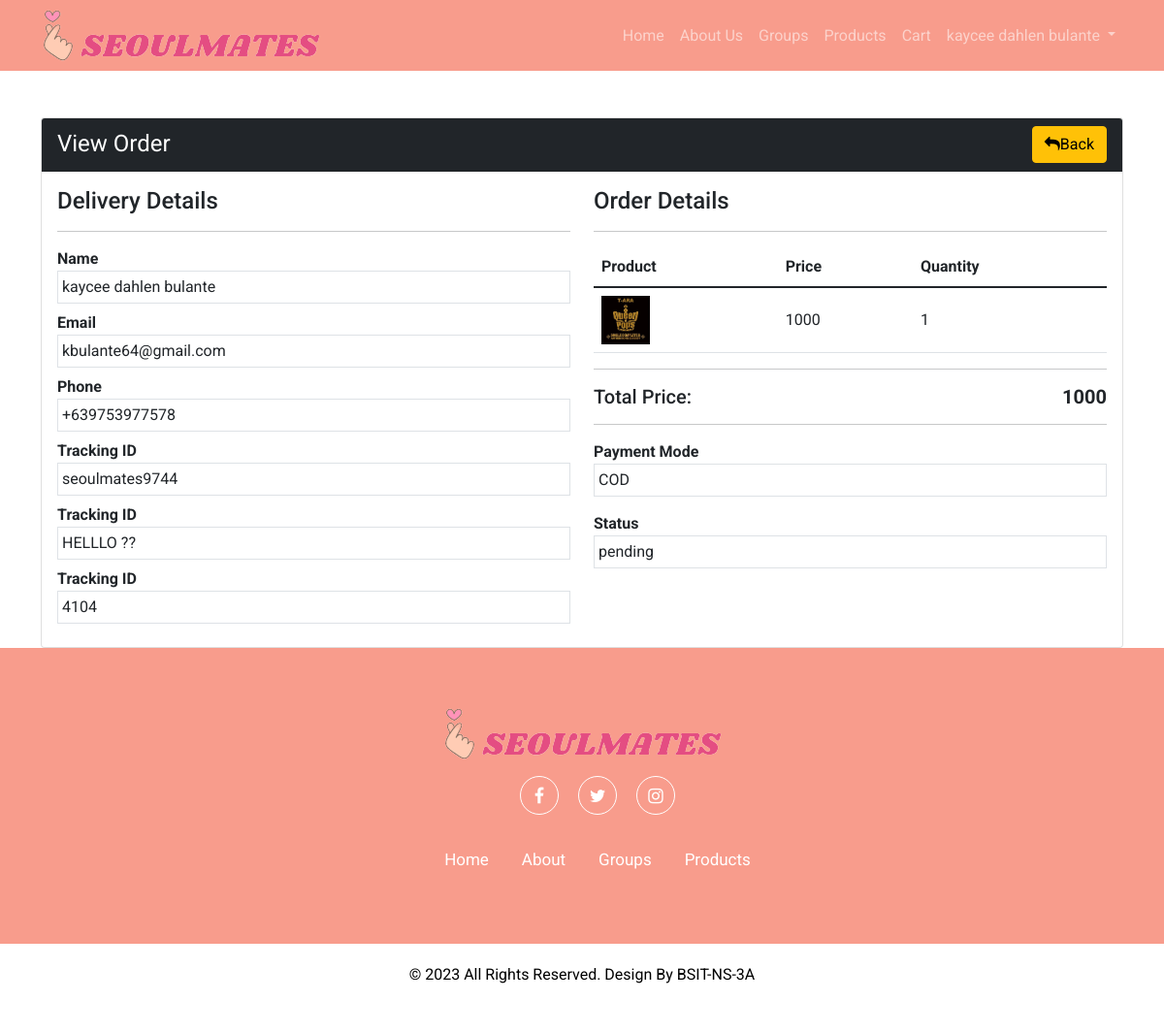
/SEOULMATES/view-order.php?t=seoulmates9744 (signed in), run on the app's committed database.
### tables this page shows
CREATE TABLE `orders` (
  `id` int(11) NOT NULL,
  `tracking_id` varchar(191) NOT NULL,
  `user_id` int(191) NOT NULL,
  `name` varchar(191) NOT NULL,
  `email` varchar(191) NOT NULL,
  `phone` varchar(191) NOT NULL,
  `address` mediumtext NOT NULL,
  `pincode` int(191) NOT NULL,
  `total_price` int(191) NOT NULL,
  `payment_mode` varchar(191) NOT NULL,
  `payment_id` varchar(191) DEFAULT NULL,
  `status` tinyint(4) NOT NULL DEFAULT 0,
  `created_at` timestamp NOT NULL DEFAULT current_timestamp()
);

CREATE TABLE `products` (
  `id` int(11) NOT NULL,
  `category_id` int(11) NOT NULL,
  `product_title` varchar(191) NOT NULL,
  `product_description` mediumtext NOT NULL,
  `price` int(11) NOT NULL,
  `image` varchar(191) NOT NULL,
  `qty` int(11) NOT NULL,
  `best` int(11) NOT NULL,
  `created_at` timestamp NOT NULL DEFAULT current_timestamp() ON UPDATE current_timestamp()
);

CREATE TABLE `order_items` (
  `id` int(11) NOT NULL,
  `order_id` int(191) NOT NULL,
  `prod_id` int(191) NOT NULL,
  `qty` int(191) NOT NULL,
  `price` int(191) NOT NULL,
  `created_at` timestamp NOT NULL DEFAULT current_timestamp()
);

### SEOULMATES/functions/userfunctions.php (called while the page is built, shortened)
<?php
include('config/dbcon.php');
function checkTrackingNoValid($trackingNo)
{
    global $con;
    $userId = $_SESSION['auth_user']['user_id'];
    $query = "SELECT * FROM orders WHERE tracking_id='$trackingNo' AND user_id='$userId'";
    return  mysqli_query($con, $query);
}
?>

### SEOULMATES/view-order.php (the view, shortened to what this page needs)
<?php
include('functions/userfunctions.php');
include("includes/header.php");
if(isset($_GET['t']))
{
    $tracking_no = $_GET['t'];
    $orderData = checkTrackingNoValid($tracking_no);
        ?>
        <?php
}
else{
    ?>
    <h4>Something went wrong</h4>
    <?php
    die();
}
$data=mysqli_fetch_array($orderData);
?>
<div class="py-5">
    <div class="container">
        <div class="">
        <div class="row">
            <div class="col-md-12">
                <div class="card">
                    <div class="card-header bg-dark">
                        <span class="text-white fs-4">View Order</span>
                        <a href="my-orders.php" class="btn btn-warning float-end"><i class="fa fa-reply"></i>Back</a>
                    </div>
                    <div class="card-body">
                        <div class="row">
                            <div class="col-md-6">
                                <h4>Delivery Details</h4>
                                <hr>
                                <div class="row">
                                    <div class="col-md-12 mb-2">
                                        <label class="fw-bold">Name</label>
                                        <div class="border p-1">
                                            <?= $data['name'];?>
                                        </div>
                                    </div>
                                    <div class="col-md-12 mb-2">
                                        <label  class="fw-bold">Email</label>
                                        <div class="border p-1">
                                            <?= $data['email'];?>
                                        </div>
                                    </div>
                                    <div class="col-md-12 mb-2">
                                        <label  class="fw-bold">Phone</label>
                                        <div class="border p-1">
                                            <?= $data['phone'];?>
                                        </div>
                                    </div>
                                    <div class="col-md-12 mb-2">
                                        <label  class="fw-bold">Tracking ID</label>
                                        <div class="border p-1">
                                            <?= $data['tracking_id'];?>
                                        </div>
                                    </div>
                                    <div class="col-md-12 mb-2">
                                        <label  class="fw-bold">Tracking ID</label>
                                        <div class="border p-1">
                                            <?= $data['address'];?>
                                        </div>
                                    </div>
                                    <div class="col-md-12 mb-2">
                                        <label  class="fw-bold">Tracking ID</label>
                                        <div class="border p-1">
                                            <?= $data['pincode'];?>
                                        </div>
                                    </div>
                                </div>
                            </div>
                            <div class="col-md-6">
                                <h4>Order Details</h4>
                                <hr>
                                <table class="table">
                                    <thead>
                                        <tr>
                                            <th>Product</th>
                                            <th>Price</th>
                                            <th>Quantity</th>
                                        </tr>
                                    </thead>
                                    <tbody>
                                <?php
                                    $userId = $_SESSION['auth_user']['user_id'];
                                    $order_query = "SELECT o.id as oid, o.tracking_id, o.user_id, oi.*, oi.qty as orderqty, p.* FROM orders o, order_items oi, products p
                                    WHERE o.user_id='$userId' AND oi.order_id=o.id AND p.id = oi.prod_id AND o.tracking_id='$tracking_no'";
                                    $order_query_run = mysqli_query($con,$order_query);
                                    if(mysqli_num_rows($order_query_run)>0)
                                    {
                                        foreach($order_query_run as $item)
                                        {
                                            ?>
                                            <tr>
                                            <td class="align-middle"><img src="uploads/<?= $item['image']; ?>" width = "50px"  height = "50px" alt="<?=$item['product_title']; ?>"></td>
                                            <td class="align-middle"><?=$item['price']; ?> </td>
                                            <td class="align-middle"><?=$item['orderqty']; ?> </td>
                                        </tr>
                                        <?php
                                        }
                                    }
                                ?>
                                 </tbody>
                                </table>
                                <hr>
                                <h5>Total Price: <span class="float-end fw-bold"><?=$data['total_price']; ?></span> </h4>
                                <hr>
                                <label class="fw-bold">Payment Mode</label>
                                <div class="border p-1 mb-3">
                                    <?=$data['payment_mode']; ?>
                                </div>
                                <label class="fw-bold">Status</label>
                                <div class="border p-1 mb-3">
                                    <?php
                                    if( $data['status']==0)
                                    {
                                        echo"pending";
                                    }
                                    ?>
                                </div>
                            </div>
                        </div>
                    </div>
                </div>
            </div>
        </div>
    </div>
</div>
<?php include("includes/footer.php"); ?>

### SEOULMATES/assets/css/custom.css (style rules this page uses)
* { font-family: 'Roboto', sans-serif; }
a { text-decoration: none; }

### data on the page
orders: name "kaycee dahlen bulante", email "kbulante64@gmail.com", phone "+639753977578", tracking "seoulmates9744", address "HELLLO ??", pincode "4104", products.image (picture), products.price "1000", order_items.qty "1", total_price "1000", payment_mode "COD"

### other printed values
$_SESSION['auth_user']['name'] "kaycee dahlen bulante"
